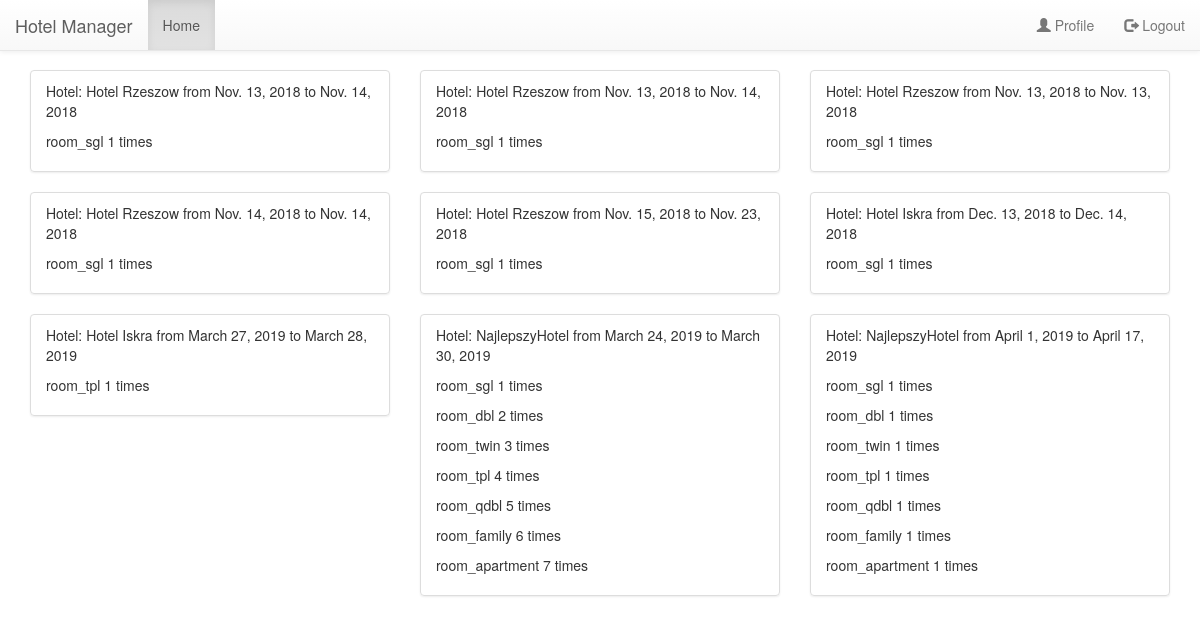
/booking/profile/ (signed in), run on the app's committed database.
### booking/models.py (models this page shows, shortened)
class Reservation(models.Model):
    reservation_owner = models.ForeignKey(HotelOwner, on_delete=models.CASCADE)
    reservation_hotel = models.ForeignKey(Hotel, on_delete=models.CASCADE)
    reservation_from = models.DateField()
    reservation_to = models.DateField()
    reservation_room_sgl_quantity = models.PositiveIntegerField(validators=[MinValueValidator(0)], default=0)
    reservation_room_dbl_quantity = models.PositiveIntegerField(validators=[MinValueValidator(0)], default=0)
    reservation_room_twin_quantity = models.PositiveIntegerField(validators=[MinValueValidator(0)], default=0)
    reservation_room_tpl_quantity = models.PositiveIntegerField(validators=[MinValueValidator(0)], default=0)
    reservation_room_qdbl_quantity = models.PositiveIntegerField(validators=[MinValueValidator(0)], default=0)
    reservation_room_family_quantity = models.PositiveIntegerField(validators=[MinValueValidator(0)], default=0)
    reservation_room_apartment_quantity = models.PositiveIntegerField(validators=[MinValueValidator(0)], default=0)

class Hotel(models.Model):
    hotel_owner = models.ForeignKey(HotelOwner, on_delete=models.CASCADE)
    hotel_name = models.CharField(max_length=120, verbose_name="Your hotel name")
    hotel_country = models.CharField(max_length=50, verbose_name="Your hotel country")
    hotel_city = models.CharField(max_length=100, verbose_name="Your hotel city")
    hotel_zip_code = models.CharField(max_length=6, default="43-701", verbose_name="Your hotel zip code")
    hotel_street = models.CharField(max_length=100, verbose_name="Your hotel street")
    hotel_street_number = models.IntegerField(default=0, verbose_name="Your hotel street number")
    hotel_place_number = models.IntegerField(default=0, verbose_name="Your hotel place number")
    hotel_short_desc = models.TextField(max_length=200, verbose_name="Briefly describe your hotel")
    hotel_long_desc = models.TextField(max_length=2000, verbose_name="Full description of your hotel")
    hotel_image = models.FileField(verbose_name="Upload image with your hotel")
    hotel_rating = models.FloatField(default=0.0)
    hotel_room_sgl = models.PositiveIntegerField(validators=[MinValueValidator(0)], default=0,
                                                 verbose_name="Number of single rooms in your hotel")
    hotel_room_dbl = models.PositiveIntegerField(validators=[MinValueValidator(0)], default=0,
                                                 verbose_name="Number of double rooms in your hotel")
    hotel_room_twin = models.PositiveIntegerField(validators=[MinValueValidator(0)], default=0,
                                                  verbose_name="Number of twin rooms in your hotel")
    hotel_room_tpl = models.PositiveIntegerField(validators=[MinValueValidator(0)], default=0,
                                                 verbose_name="Number of triple rooms in your hotel")
    hotel_room_qdbl = models.PositiveIntegerField(validators=[MinValueValidator(0)], default=0,
                                                  verbose_name="Number of quad rooms in your hotel")
    hotel_room_family = models.PositiveIntegerField(validators=[MinValueValidator(0)], default=0,
                                                    verbose_name="Number of family rooms in your hotel")
    hotel_room_apartment = models.PositiveIntegerField(validators=[MinValueValidator(0)], default=0,
                                                       verbose_name="Number of apartment rooms in your hotel")
    hotel_room_sgl_price = models.PositiveIntegerField(validators=[MinValueValidator(0)], default=0,
                                                       verbose_name="Your hotel single room price in $")
    hotel_room_dbl_price = models.PositiveIntegerField(validators=[MinValueValidator(0)], default=0,
                                                       verbose_name="Your hotel double room price in $")
    hotel_room_twin_price = models.PositiveIntegerField(validators=[MinValueValidator(0)], default=0,
                                                        verbose_name="Your hotel twin room price in $")
    hotel_room_tpl_price = models.PositiveIntegerField(validators=[MinValueValidator(0)], default=0,
                                                       verbose_name="Your hotel triple room price in $")
    hotel_room_qdbl_price = models.PositiveIntegerField(validators=[MinValueValidator(0)], default=0,
                                                        verbose_name="Your hotel quad room price in $")
    hotel_room_family_price = models.PositiveIntegerField(validators=[MinValueValidator(0)], default=0,
                                                          verbose_name="Your hotel family room price in $")
    hotel_room_apartment_price = models.PositiveIntegerField(validators=[MinValueValidator(0)], default=0,
                                                             verbose_name="Your hotel apartment room price in $")
    def __str__(self):
        return self.hotel_name

### booking/views.py (the view)
# urls.py: path('profile/', views.Profile.as_view(), name='profile'),
class Profile(ListView):
    template_name = 'booking/profile.html'
    context_object_name = 'my_reservations_or_hotels'
    def get_queryset(self):
        if self.request.user.hasHotel:
            hotels = Hotel.objects.filter(hotel_owner=self.request.user)
            return hotels
        else:
            return Reservation.objects.filter(reservation_owner=self.request.user)

### booking/templates/booking/profile.html (shortened to what this page needs)
{% extends 'base.html' %}
{% load crispy_forms_tags %}
{% block head %}
    <link rel="stylesheet" href="//cdnjs.cloudflare.com/ajax/libs/fancybox/2.1.5/jquery.fancybox.min.css"
          media="screen">
{% endblock %}
{% block body %}
    {% if not perms.booking.has_hotel %}
        <div class="container-fluid" style="padding-top: 50px">
            <div class="card" style="margin-top: 20px">
                {% for reservation in my_reservations_or_hotels %}
                    <div class="col-md-4 col-offset-6">
                        <div class="list-group">
                            <div class="list-group-item list-group-item-action flex-column align-items-start">
                                <div class="d-flex w-100 justify-content-between">
                                    <p>Hotel: {{ reservation.reservation_hotel }}
                                        from {{ reservation.reservation_from }} to {{ reservation.reservation_to }} </p>
                                    {% if reservation.reservation_room_sgl_quantity != 0 %}
                                        <p>room_sgl {{ reservation.reservation_room_sgl_quantity }} times</p>
                                    {% endif %}
                                    {% if reservation.reservation_room_dbl_quantity != 0 %}
                                        <p>room_dbl {{ reservation.reservation_room_dbl_quantity }} times</p>
                                    {% endif %}
                                    {% if reservation.reservation_room_twin_quantity != 0 %}
                                        <p>room_twin {{ reservation.reservation_room_twin_quantity }} times</p>
                                    {% endif %}
                                    {% if reservation.reservation_room_tpl_quantity != 0 %}
                                        <p>room_tpl {{ reservation.reservation_room_tpl_quantity }} times</p>
                                    {% endif %}
                                    {% if reservation.reservation_room_qdbl_quantity != 0 %}
                                        <p>room_qdbl {{ reservation.reservation_room_qdbl_quantity }} times</p>
                                    {% endif %}
                                    {% if reservation.reservation_room_family_quantity != 0 %}
                                        <p>room_family {{ reservation.reservation_room_family_quantity }} times</p>
                                    {% endif %}
                                    {% if reservation.reservation_room_apartment_quantity != 0 %}
                                        <p>room_apartment {{ reservation.reservation_room_apartment_quantity }}
                                            times</p>
                                    {% endif %}
                                </div>
                            </div>
                        </div>
                    </div>
                {% endfor %}
            </div>
        </div>
    {% endif %}
{% endblock %}

### data on the page
Reservation: reservation_hotel "Hotel Rzeszow", reservation_from "Nov. 13, 2018", reservation_to "Nov. 14, 2018", reservation_room_sgl_quantity "1"
Reservation: reservation_hotel "Hotel Rzeszow", reservation_from "Nov. 13, 2018", reservation_to "Nov. 14, 2018", reservation_room_sgl_quantity "1"
Reservation: reservation_hotel "Hotel Rzeszow", reservation_from "Nov. 13, 2018", reservation_to "Nov. 13, 2018", reservation_room_sgl_quantity "1"
Reservation: reservation_hotel "Hotel Rzeszow", reservation_from "Nov. 14, 2018", reservation_to "Nov. 14, 2018", reservation_room_sgl_quantity "1"
Reservation: reservation_hotel "Hotel Rzeszow", reservation_from "Nov. 15, 2018", reservation_to "Nov. 23, 2018", reservation_room_sgl_quantity "1"
Reservation: reservation_hotel "Hotel Iskra", reservation_from "Dec. 13, 2018", reservation_to "Dec. 14, 2018", reservation_room_sgl_quantity "1"
Reservation: reservation_hotel "Hotel Iskra", reservation_from "March 27, 2019", reservation_to "March 28, 2019", reservation_room_tpl_quantity "1"
Reservation: reservation_hotel "NajlepszyHotel", reservation_from "March 24, 2019", reservation_to "March 30, 2019", reservation_room_sgl_quantity "1", reservation_room_dbl_quantity "2", reservation_room_twin_quantity "3", reservation_room_tpl_quantity "4", reservation_room_qdbl_quantity "5", reservation_room_family_quantity "6", reservation_room_apartment_quantity "7"
Reservation: reservation_hotel "NajlepszyHotel", reservation_from "April 1, 2019", reservation_to "April 17, 2019", reservation_room_sgl_quantity "1", reservation_room_dbl_quantity "1", reservation_room_twin_quantity "1", reservation_room_tpl_quantity "1", reservation_room_qdbl_quantity "1", reservation_room_family_quantity "1", reservation_room_apartment_quantity "1"
